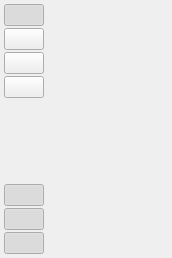
<?xml version="1.0" encoding="UTF-8"?>
<ui version="4.0">
 <class>wid_button_group</class>
 <widget class="QWidget" name="wid_button_group">
  <property name="geometry">
   <rect>
    <x>0</x>
    <y>0</y>
    <width>172</width>
    <height>258</height>
   </rect>
  </property>
  <property name="sizePolicy">
   <sizepolicy hsizetype="Preferred" vsizetype="Preferred">
    <horstretch>0</horstretch>
    <verstretch>0</verstretch>
   </sizepolicy>
  </property>
  <property name="minimumSize">
   <size>
    <width>20</width>
    <height>0</height>
   </size>
  </property>
  <property name="contextMenuPolicy">
   <enum>Qt::ContextMenuPolicy::NoContextMenu</enum>
  </property>
  <property name="windowTitle">
   <string/>
  </property>
  <layout class="QVBoxLayout">
   <property name="spacing">
    <number>2</number>
   </property>
   <property name="sizeConstraint">
    <enum>QLayout::SizeConstraint::SetNoConstraint</enum>
   </property>
   <property name="leftMargin">
    <number>4</number>
   </property>
   <property name="topMargin">
    <number>4</number>
   </property>
   <property name="rightMargin">
    <number>4</number>
   </property>
   <property name="bottomMargin">
    <number>4</number>
   </property>
   <item>
    <widget class="QPushButton" name="btn_move">
     <property name="sizePolicy">
      <sizepolicy hsizetype="Maximum" vsizetype="Maximum">
       <horstretch>0</horstretch>
       <verstretch>0</verstretch>
      </sizepolicy>
     </property>
     <property name="palette">
      <palette>
       <active>
        <colorrole role="Accent">
         <brush brushstyle="SolidPattern">
          <color alpha="255">
           <red>168</red>
           <green>168</green>
           <blue>168</blue>
          </color>
         </brush>
        </colorrole>
       </active>
       <inactive>
        <colorrole role="Accent">
         <brush brushstyle="SolidPattern">
          <color alpha="255">
           <red>168</red>
           <green>168</green>
           <blue>168</blue>
          </color>
         </brush>
        </colorrole>
       </inactive>
       <disabled>
        <colorrole role="Button">
         <brush brushstyle="SolidPattern">
          <color alpha="77">
           <red>249</red>
           <green>249</green>
           <blue>249</blue>
          </color>
         </brush>
        </colorrole>
        <colorrole role="ButtonText">
         <brush brushstyle="SolidPattern">
          <color alpha="92">
           <red>0</red>
           <green>0</green>
           <blue>0</blue>
          </color>
         </brush>
        </colorrole>
        <colorrole role="Accent">
         <brush brushstyle="SolidPattern">
          <color alpha="255">
           <red>168</red>
           <green>168</green>
           <blue>168</blue>
          </color>
         </brush>
        </colorrole>
       </disabled>
      </palette>
     </property>
     <property name="text">
      <string/>
     </property>
     <property name="icon">
      <iconset resource="../../resources.qrc">
       <normaloff>:/icon/cursor</normaloff>:/icon/cursor</iconset>
     </property>
     <property name="iconSize">
      <size>
       <width>16</width>
       <height>20</height>
      </size>
     </property>
     <property name="checkable">
      <bool>true</bool>
     </property>
     <property name="checked">
      <bool>true</bool>
     </property>
     <property name="autoExclusive">
      <bool>true</bool>
     </property>
    </widget>
   </item>
   <item>
    <widget class="QPushButton" name="btn_add">
     <property name="sizePolicy">
      <sizepolicy hsizetype="Maximum" vsizetype="Maximum">
       <horstretch>0</horstretch>
       <verstretch>0</verstretch>
      </sizepolicy>
     </property>
     <property name="palette">
      <palette>
       <active>
        <colorrole role="Accent">
         <brush brushstyle="SolidPattern">
          <color alpha="255">
           <red>168</red>
           <green>168</green>
           <blue>168</blue>
          </color>
         </brush>
        </colorrole>
       </active>
       <inactive>
        <colorrole role="Accent">
         <brush brushstyle="SolidPattern">
          <color alpha="255">
           <red>168</red>
           <green>168</green>
           <blue>168</blue>
          </color>
         </brush>
        </colorrole>
       </inactive>
       <disabled>
        <colorrole role="Button">
         <brush brushstyle="SolidPattern">
          <color alpha="77">
           <red>249</red>
           <green>249</green>
           <blue>249</blue>
          </color>
         </brush>
        </colorrole>
        <colorrole role="ButtonText">
         <brush brushstyle="SolidPattern">
          <color alpha="92">
           <red>0</red>
           <green>0</green>
           <blue>0</blue>
          </color>
         </brush>
        </colorrole>
        <colorrole role="Accent">
         <brush brushstyle="SolidPattern">
          <color alpha="255">
           <red>168</red>
           <green>168</green>
           <blue>168</blue>
          </color>
         </brush>
        </colorrole>
       </disabled>
      </palette>
     </property>
     <property name="text">
      <string/>
     </property>
     <property name="icon">
      <iconset resource="../../resources.qrc">
       <normaloff>:/icon/add</normaloff>:/icon/add</iconset>
     </property>
     <property name="iconSize">
      <size>
       <width>16</width>
       <height>20</height>
      </size>
     </property>
     <property name="checkable">
      <bool>true</bool>
     </property>
     <property name="autoExclusive">
      <bool>true</bool>
     </property>
    </widget>
   </item>
   <item>
    <widget class="QPushButton" name="btn_crop">
     <property name="sizePolicy">
      <sizepolicy hsizetype="Maximum" vsizetype="Maximum">
       <horstretch>0</horstretch>
       <verstretch>0</verstretch>
      </sizepolicy>
     </property>
     <property name="palette">
      <palette>
       <active>
        <colorrole role="Accent">
         <brush brushstyle="SolidPattern">
          <color alpha="255">
           <red>168</red>
           <green>168</green>
           <blue>168</blue>
          </color>
         </brush>
        </colorrole>
       </active>
       <inactive>
        <colorrole role="Accent">
         <brush brushstyle="SolidPattern">
          <color alpha="255">
           <red>168</red>
           <green>168</green>
           <blue>168</blue>
          </color>
         </brush>
        </colorrole>
       </inactive>
       <disabled>
        <colorrole role="Button">
         <brush brushstyle="SolidPattern">
          <color alpha="77">
           <red>249</red>
           <green>249</green>
           <blue>249</blue>
          </color>
         </brush>
        </colorrole>
        <colorrole role="ButtonText">
         <brush brushstyle="SolidPattern">
          <color alpha="92">
           <red>0</red>
           <green>0</green>
           <blue>0</blue>
          </color>
         </brush>
        </colorrole>
        <colorrole role="Accent">
         <brush brushstyle="SolidPattern">
          <color alpha="255">
           <red>168</red>
           <green>168</green>
           <blue>168</blue>
          </color>
         </brush>
        </colorrole>
       </disabled>
      </palette>
     </property>
     <property name="text">
      <string/>
     </property>
     <property name="icon">
      <iconset resource="../../resources.qrc">
       <normaloff>:/icon/crop</normaloff>:/icon/crop</iconset>
     </property>
     <property name="iconSize">
      <size>
       <width>16</width>
       <height>20</height>
      </size>
     </property>
     <property name="checkable">
      <bool>true</bool>
     </property>
     <property name="autoExclusive">
      <bool>true</bool>
     </property>
    </widget>
   </item>
   <item>
    <widget class="QPushButton" name="btn_combine">
     <property name="sizePolicy">
      <sizepolicy hsizetype="Maximum" vsizetype="Maximum">
       <horstretch>0</horstretch>
       <verstretch>0</verstretch>
      </sizepolicy>
     </property>
     <property name="palette">
      <palette>
       <active>
        <colorrole role="Accent">
         <brush brushstyle="SolidPattern">
          <color alpha="255">
           <red>168</red>
           <green>168</green>
           <blue>168</blue>
          </color>
         </brush>
        </colorrole>
       </active>
       <inactive>
        <colorrole role="Accent">
         <brush brushstyle="SolidPattern">
          <color alpha="255">
           <red>168</red>
           <green>168</green>
           <blue>168</blue>
          </color>
         </brush>
        </colorrole>
       </inactive>
       <disabled>
        <colorrole role="Button">
         <brush brushstyle="SolidPattern">
          <color alpha="77">
           <red>249</red>
           <green>249</green>
           <blue>249</blue>
          </color>
         </brush>
        </colorrole>
        <colorrole role="ButtonText">
         <brush brushstyle="SolidPattern">
          <color alpha="92">
           <red>0</red>
           <green>0</green>
           <blue>0</blue>
          </color>
         </brush>
        </colorrole>
        <colorrole role="Accent">
         <brush brushstyle="SolidPattern">
          <color alpha="255">
           <red>168</red>
           <green>168</green>
           <blue>168</blue>
          </color>
         </brush>
        </colorrole>
       </disabled>
      </palette>
     </property>
     <property name="text">
      <string/>
     </property>
     <property name="icon">
      <iconset resource="../../resources.qrc">
       <normaloff>:/icon/combine</normaloff>:/icon/combine</iconset>
     </property>
     <property name="iconSize">
      <size>
       <width>16</width>
       <height>20</height>
      </size>
     </property>
     <property name="checkable">
      <bool>true</bool>
     </property>
     <property name="autoExclusive">
      <bool>true</bool>
     </property>
    </widget>
   </item>
   <item>
    <spacer name="verticalSpacer">
     <property name="orientation">
      <enum>Qt::Orientation::Vertical</enum>
     </property>
     <property name="sizeType">
      <enum>QSizePolicy::Policy::MinimumExpanding</enum>
     </property>
     <property name="sizeHint" stdset="0">
      <size>
       <width>20</width>
       <height>40</height>
      </size>
     </property>
    </spacer>
   </item>
   <item>
    <widget class="QPushButton" name="btn_show_particle">
     <property name="sizePolicy">
      <sizepolicy hsizetype="Maximum" vsizetype="Maximum">
       <horstretch>0</horstretch>
       <verstretch>0</verstretch>
      </sizepolicy>
     </property>
     <property name="palette">
      <palette>
       <active>
        <colorrole role="Accent">
         <brush brushstyle="SolidPattern">
          <color alpha="255">
           <red>168</red>
           <green>168</green>
           <blue>168</blue>
          </color>
         </brush>
        </colorrole>
       </active>
       <inactive>
        <colorrole role="Accent">
         <brush brushstyle="SolidPattern">
          <color alpha="255">
           <red>168</red>
           <green>168</green>
           <blue>168</blue>
          </color>
         </brush>
        </colorrole>
       </inactive>
       <disabled>
        <colorrole role="Button">
         <brush brushstyle="SolidPattern">
          <color alpha="77">
           <red>249</red>
           <green>249</green>
           <blue>249</blue>
          </color>
         </brush>
        </colorrole>
        <colorrole role="ButtonText">
         <brush brushstyle="SolidPattern">
          <color alpha="92">
           <red>0</red>
           <green>0</green>
           <blue>0</blue>
          </color>
         </brush>
        </colorrole>
        <colorrole role="Accent">
         <brush brushstyle="SolidPattern">
          <color alpha="255">
           <red>168</red>
           <green>168</green>
           <blue>168</blue>
          </color>
         </brush>
        </colorrole>
       </disabled>
      </palette>
     </property>
     <property name="text">
      <string/>
     </property>
     <property name="icon">
      <iconset resource="../../resources.qrc">
       <normaloff>:/icon/bubble</normaloff>:/icon/bubble</iconset>
     </property>
     <property name="iconSize">
      <size>
       <width>16</width>
       <height>20</height>
      </size>
     </property>
     <property name="checkable">
      <bool>true</bool>
     </property>
     <property name="checked">
      <bool>true</bool>
     </property>
    </widget>
   </item>
   <item>
    <widget class="QPushButton" name="btn_show_mark">
     <property name="sizePolicy">
      <sizepolicy hsizetype="Maximum" vsizetype="Maximum">
       <horstretch>0</horstretch>
       <verstretch>0</verstretch>
      </sizepolicy>
     </property>
     <property name="palette">
      <palette>
       <active>
        <colorrole role="Accent">
         <brush brushstyle="SolidPattern">
          <color alpha="255">
           <red>168</red>
           <green>168</green>
           <blue>168</blue>
          </color>
         </brush>
        </colorrole>
       </active>
       <inactive>
        <colorrole role="Accent">
         <brush brushstyle="SolidPattern">
          <color alpha="255">
           <red>168</red>
           <green>168</green>
           <blue>168</blue>
          </color>
         </brush>
        </colorrole>
       </inactive>
       <disabled>
        <colorrole role="Button">
         <brush brushstyle="SolidPattern">
          <color alpha="77">
           <red>249</red>
           <green>249</green>
           <blue>249</blue>
          </color>
         </brush>
        </colorrole>
        <colorrole role="ButtonText">
         <brush brushstyle="SolidPattern">
          <color alpha="92">
           <red>0</red>
           <green>0</green>
           <blue>0</blue>
          </color>
         </brush>
        </colorrole>
        <colorrole role="Accent">
         <brush brushstyle="SolidPattern">
          <color alpha="255">
           <red>168</red>
           <green>168</green>
           <blue>168</blue>
          </color>
         </brush>
        </colorrole>
       </disabled>
      </palette>
     </property>
     <property name="text">
      <string/>
     </property>
     <property name="icon">
      <iconset resource="../../resources.qrc">
       <normaloff>:/icon/numeric</normaloff>:/icon/numeric</iconset>
     </property>
     <property name="iconSize">
      <size>
       <width>16</width>
       <height>20</height>
      </size>
     </property>
     <property name="checkable">
      <bool>true</bool>
     </property>
     <property name="checked">
      <bool>true</bool>
     </property>
    </widget>
   </item>
   <item>
    <widget class="QPushButton" name="btn_show_trajectory">
     <property name="sizePolicy">
      <sizepolicy hsizetype="Maximum" vsizetype="Maximum">
       <horstretch>0</horstretch>
       <verstretch>0</verstretch>
      </sizepolicy>
     </property>
     <property name="palette">
      <palette>
       <active>
        <colorrole role="Accent">
         <brush brushstyle="SolidPattern">
          <color alpha="255">
           <red>168</red>
           <green>168</green>
           <blue>168</blue>
          </color>
         </brush>
        </colorrole>
       </active>
       <inactive>
        <colorrole role="Accent">
         <brush brushstyle="SolidPattern">
          <color alpha="255">
           <red>168</red>
           <green>168</green>
           <blue>168</blue>
          </color>
         </brush>
        </colorrole>
       </inactive>
       <disabled>
        <colorrole role="Button">
         <brush brushstyle="SolidPattern">
          <color alpha="77">
           <red>249</red>
           <green>249</green>
           <blue>249</blue>
          </color>
         </brush>
        </colorrole>
        <colorrole role="ButtonText">
         <brush brushstyle="SolidPattern">
          <color alpha="92">
           <red>0</red>
           <green>0</green>
           <blue>0</blue>
          </color>
         </brush>
        </colorrole>
        <colorrole role="Accent">
         <brush brushstyle="SolidPattern">
          <color alpha="255">
           <red>168</red>
           <green>168</green>
           <blue>168</blue>
          </color>
         </brush>
        </colorrole>
       </disabled>
      </palette>
     </property>
     <property name="text">
      <string/>
     </property>
     <property name="icon">
      <iconset resource="../../resources.qrc">
       <normaloff>:/icon/ray</normaloff>:/icon/ray</iconset>
     </property>
     <property name="iconSize">
      <size>
       <width>16</width>
       <height>20</height>
      </size>
     </property>
     <property name="checkable">
      <bool>true</bool>
     </property>
     <property name="checked">
      <bool>true</bool>
     </property>
    </widget>
   </item>
  </layout>
 </widget>
 <resources>
  <include location="../../resources.qrc"/>
 </resources>
 <connections/>
</ui>
